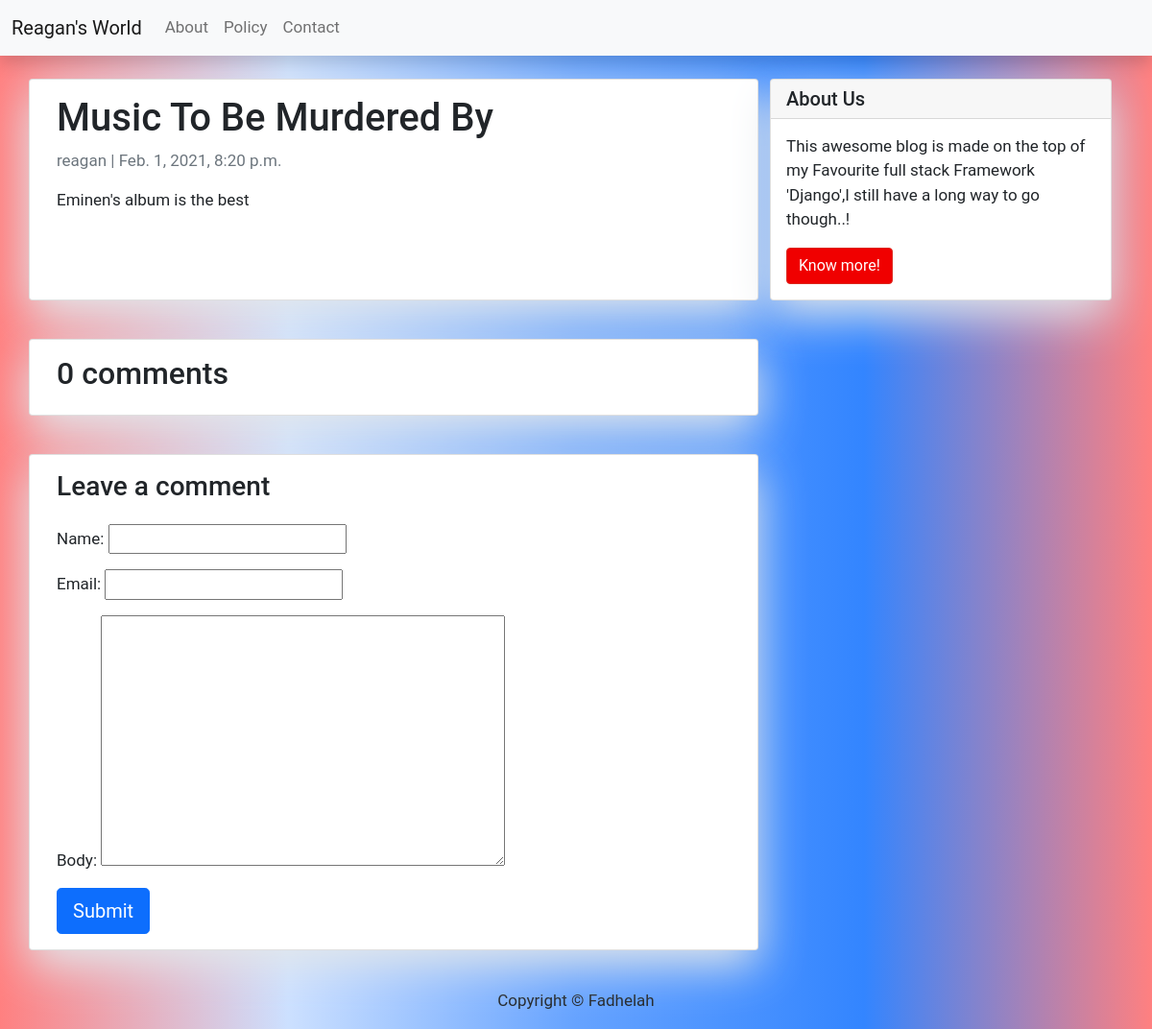
The app's page /blog/music-be-murdered/ with its own data.
### blog/models.py (models this page shows, shortened)
class Post(models.Model):
    title = models.CharField(max_length=200, unique=True)
    slug = models.SlugField(max_length=200, unique=True)
    author = models.ForeignKey(User, on_delete=models.CASCADE, related_name='blog_posts')
    updated_on = models.DateTimeField(auto_now=True)
    content = models.TextField()
    created_on = models.DateTimeField(auto_now_add = True)
    status = models.IntegerField(choices=STATUS, default=0)
    class Meta:
        ordering= ['-created_on']

### blog/views.py (the view)
# urls.py: path('blog/<slug:slug>/', views.postDetail,name='post_detail'),
def postDetail(request,slug):
    template_name = 'post_detail.html'
    post = get_object_or_404(Post, slug=slug)
    comments = post.comments.filter(active=True)
    new_comment = None
    if request.method=='POST':
        comment_form = CommentForm(request.POST)
        if comment_form.is_valid():
            new_comment=comment_form.save(commit=False)
            new_comment.post = post
            new_comment.save()
    else:
        comment_form = CommentForm()
    return render(request,template_name,{'post': post,
                                           'comments': comments,
                                           'new_comment': new_comment,
                                           'comment_form': comment_form})

### blog/forms.py
class CommentForm(forms.ModelForm):
    class Meta:
        model = Comment
        fields = ('name', 'email', 'body')

### blog/templates/post_detail.html (shortened to what this page needs)
{% extends 'base.html' %} {% block content %}
<div class="container">
    <div class="row">
        <div class="col-md-8 card my-4 left  top">
            <div class="card-body">
                <h1>{% block title %} {{ post.title }} {% endblock title %}</h1>
                <p class=" text-muted">{{ post.author }} | {{ post.created_on }}</p>
                <p class="card-text ">{{ post.content | safe }}</p>
            </div>
        </div>
        {% block sidebar %} {% include 'sidebar.html' %} {% endblock sidebar %}
        <div class="col-md-8 card mb-4  mt-3 ">
            <div class="card-body">
                <h2>{{ comments.count }} comments</h2>
            </div>
        </div>
        <div class="col-md-8 card mb-4  mt-3 ">
            <div class="card-body">
                {% if new_comment %}
                <div class="alert alert-success" role="alert">
                    Your comment is awaiting moderation
                </div>
                {% else %}
                <h3>Leave a comment</h3>
                <form method="post" style="margin-top: 1.3em;">
                    {{ comment_form.as_p }}
                    <button type="submit" class="btn btn-primary  btn-lg">Submit</button>
                </form>
                {% endif %}
            </div>
        </div>
    </div>
</div>
{% endblock content %}

### blog/templates/base.html (style rules this page uses)
body { font-family: "Roboto", sans-serif; font-size: 17px; background-image: linear-gradient(to right,#ff8080, #cce0ff, #66a3ff,#3385ff,#ff8080); }

### blog/templates/sidebar.html (style rules this page uses)
.card { box-shadow: 0 16px 48px #E3E7EB; }

### records on screen
Post: title "Music To Be Murdered By", author "reagan", created_on "Feb. 1, 2021, 8:20 p.m.", content "Eminen's album is the best"

### other values on screen
{{ comments.count }} "0"
